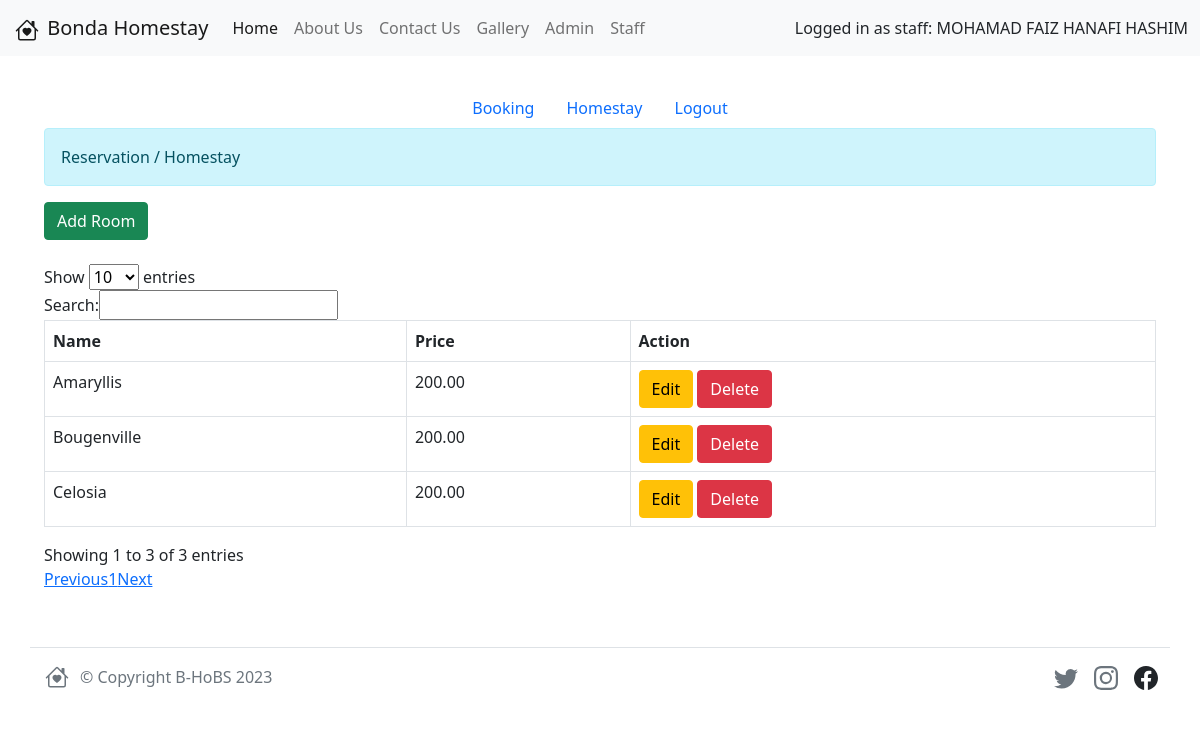
The page /index.php?p=staff-homestay (signed in) on the database its author committed.
### tables this page shows
CREATE TABLE IF NOT EXISTS `homestay` (
  `id` int(11) NOT NULL AUTO_INCREMENT,
  `homestay_name` varchar(128) NOT NULL,
  `description` text,
  `city_id` int(11) NOT NULL,
  `is_open` boolean NOT NULL,
  `category_id` int(11) NOT NULL,
  `current_price` decimal(10,2) NOT NULL,
  `photo` varchar(128),
  PRIMARY KEY (`id`),
  KEY (`city_id`),
  KEY (`category_id`)
);

### includes/database.php (called while the page is built, shortened)
<?php
class Database
{
	var $sql_string = '';
	private $conn;
	public function open_connection()
	{
		$this->conn = mysqli_connect(DB_SERVER, DB_USER, DB_PASS);
		if (!$this->conn) {
			echo "Problem in database connection! Contact administrator!";
			exit();
		} else {
			$db_select = mysqli_select_db($this->conn, DB_NAME);
		}
	}
	function set_query($sql = '')
	{
		$this->sql_string = $sql;
	}
	function execute_query()
	{
		$result = mysqli_query($this->conn, $this->sql_string);
		return $result;
	}
	private function confirm_query($result)
	{
		return $result;
	}
	function load_result_list($key = '')
	{
		$cur = $this->execute_query() or die("Something wrong in includes/database.php around line 61");
		$array = array();
		while ($row = mysqli_fetch_object($cur)) {
			if ($key) {
				$array[$row->$key] = $row;
			} else {
				$array[] = $row;
			}
		}
		return $array;
	}
}
$mydb = new Database();

### staff/homestay.php (the view, shortened to what this page needs)
<?php
global $mydb;
require_once 'src/staff_navbar.php';
?>
<div class="container-fluid">
	<div class="panel panel-default">
		<div class="panel-body">
			<div class="alert alert-info">Reservation / Homestay</div>
			<a class="btn btn-success" href="?p=add-homestay"><i class="glyphicon glyphicon-plus"></i> Add Room</a>
			<br />
			<br />
			<table id="table" class="table table-bordered">
				<thead>
					<tr>
						<th>Name</th>
						<th>Price</th>
						<th>Action</th>
					</tr>
				</thead>
				<tbody>
					<?php
					$query = "SELECT * FROM `homestay`";
					$mydb->set_query($query);
					$result = $mydb->load_result_list() or die("Something wrong in staff/homestay.php around line 34");
					foreach ($result as $val) {
					?>
						<tr>
							<td><?php echo $val->homestay_name ?></td>
							<td><?php echo $val->current_price ?></td>
							<td>
								<a class="btn btn-warning" href="?p=edit-homestay&homestay_id=<?php echo $val->id ?>"><i class="glyphicon glyphicon-edit"></i> Edit</a> <a class="btn btn-danger" onclick="confirmationDelete(this); return false;" href="?p=delete-homestay&homestay_id=<?php echo $val->id ?>"><i class="glyphicon glyphicon-remove"></i> Delete</a>
							</td>
						</tr>
					<?php
					}
					?>
				</tbody>
			</table>
		</div>
	</div>
</div>

### index.css (style rules this page uses)
body { width: 100vw; }

### rows shown on the page
homestay: homestay_name "Amaryllis", current_price "200.00"
homestay: homestay_name "Bougenville", current_price "200.00"
homestay: homestay_name "Celosia", current_price "200.00"

### other values the page prints
$_SESSION['staff_name'] "MOHAMAD FAIZ HANAFI HASHIM"
